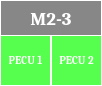
     <widget class="QFrame" name="m2_3_pecu_frame">
      <property name="geometry">
       <rect>
        <x>170</x>
        <y>450</y>
        <width>102</width>
        <height>86</height>
       </rect>
      </property>
      <property name="styleSheet">
       <string notr="true">background-color: rgba(255, 255, 255, 0);
border: 1px solid rgb(255, 255, 255);
border-radius: 0px;</string>
      </property>
      <property name="frameShape">
       <enum>QFrame::StyledPanel</enum>
      </property>
      <property name="frameShadow">
       <enum>QFrame::Raised</enum>
      </property>
      <widget class="QLabel" name="m2_3_header">
       <property name="geometry">
        <rect>
         <x>0</x>
         <y>0</y>
         <width>102</width>
         <height>36</height>
        </rect>
       </property>
       <property name="font">
        <font>
         <family>Cambria</family>
         <pointsize>14</pointsize>
         <weight>75</weight>
         <bold>true</bold>
        </font>
       </property>
       <property name="styleSheet">
        <string notr="true">color: rgb(255, 255, 255);
background-color: rgba(98, 97, 97, 193);
border: 1px solid rgb(255, 255, 255);
border-radius: 0;
</string>
       </property>
       <property name="text">
        <string>M2-3</string>
       </property>
       <property name="alignment">
        <set>Qt::AlignCenter</set>
       </property>
      </widget>
      <widget class="QLabel" name="m2_3_pecu_1">
       <property name="geometry">
        <rect>
         <x>0</x>
         <y>35</y>
         <width>51</width>
         <height>51</height>
        </rect>
       </property>
       <property name="font">
        <font>
         <family>Cambria</family>
         <pointsize>8</pointsize>
         <weight>75</weight>
         <bold>true</bold>
        </font>
       </property>
       <property name="styleSheet">
        <string notr="true">color: rgb(255, 255, 255);
background-color: rgba(13, 255, 0, 178);
border: 1px solid rgb(255, 255, 255);
border-radius: 0;
</string>
       </property>
       <property name="text">
        <string>PECU 1</string>
       </property>
       <property name="alignment">
        <set>Qt::AlignCenter</set>
       </property>
      </widget>
      <widget class="QLabel" name="m2_3_pecu_2">
       <property name="geometry">
        <rect>
         <x>51</x>
         <y>35</y>
         <width>51</width>
         <height>51</height>
        </rect>
       </property>
       <property name="font">
        <font>
         <family>Cambria</family>
         <pointsize>8</pointsize>
         <weight>75</weight>
         <bold>true</bold>
        </font>
       </property>
       <property name="styleSheet">
        <string notr="true">color: rgb(255, 255, 255);
background-color: rgba(13, 255, 0, 178);
border: 1px solid rgb(255, 255, 255);
border-radius: 0;
</string>
       </property>
       <property name="text">
        <string>PECU 2</string>
       </property>
       <property name="alignment">
        <set>Qt::AlignCenter</set>
       </property>
      </widget>
     </widget>
